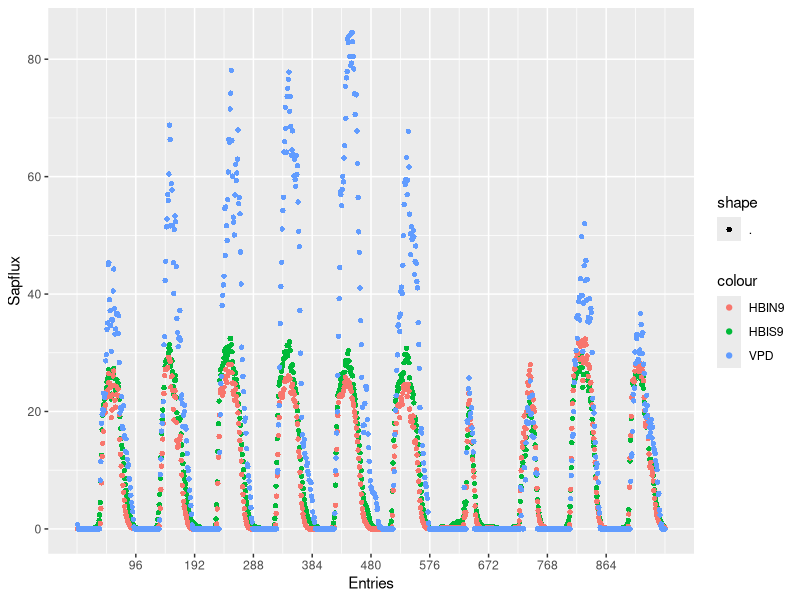
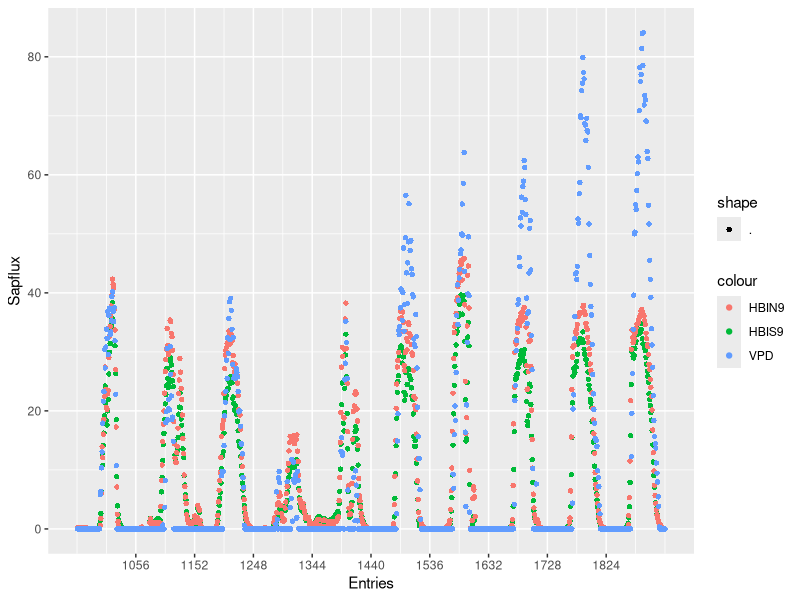
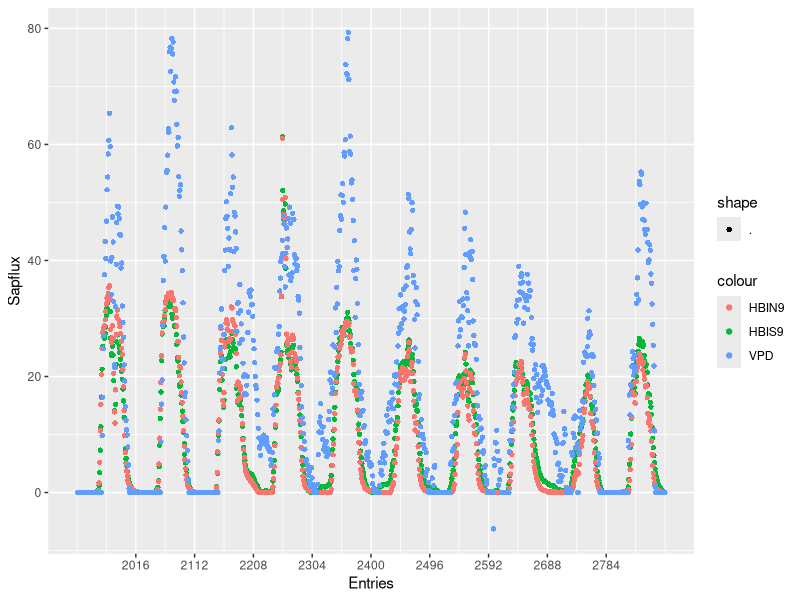
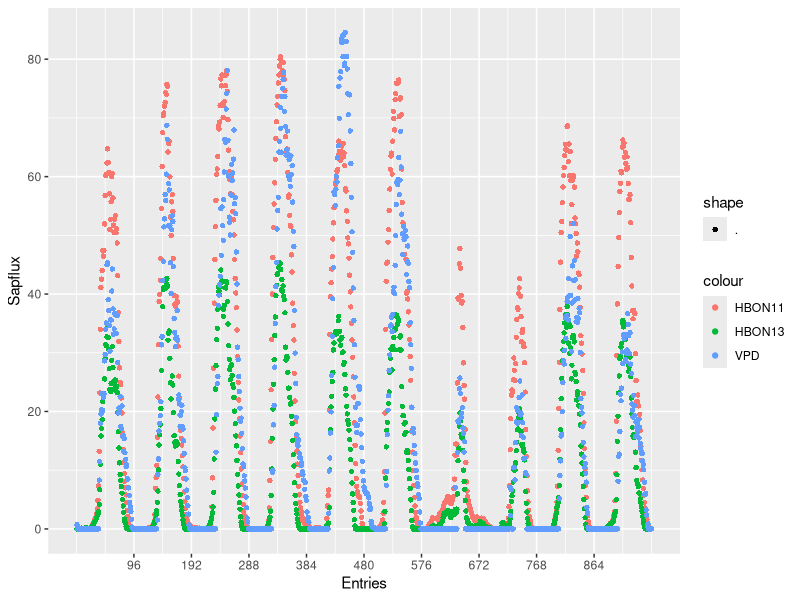
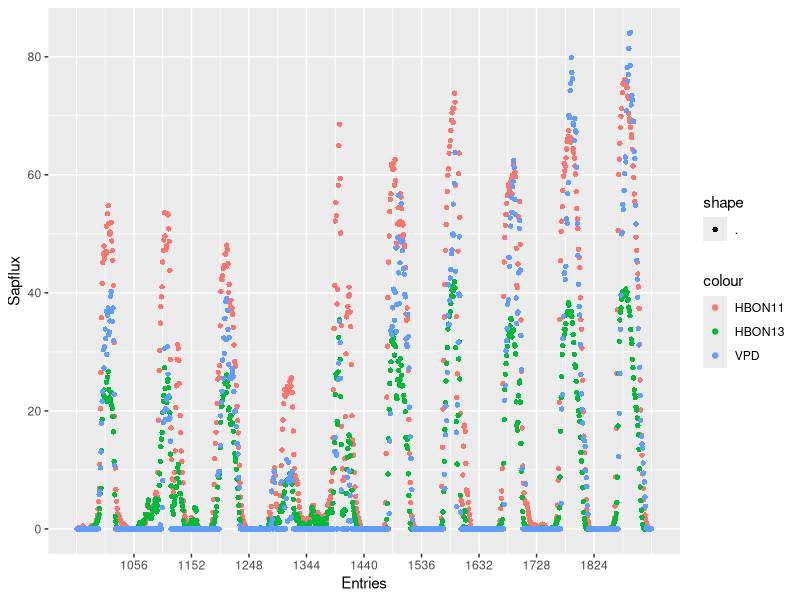
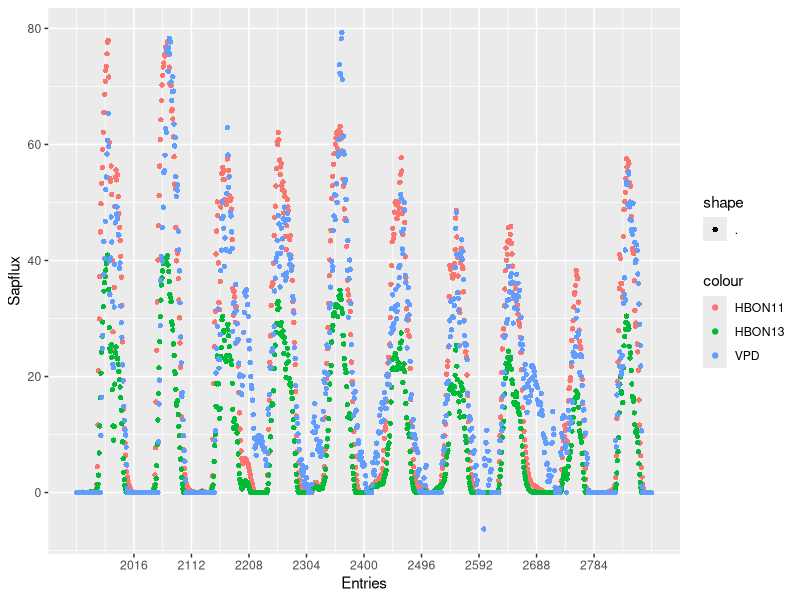
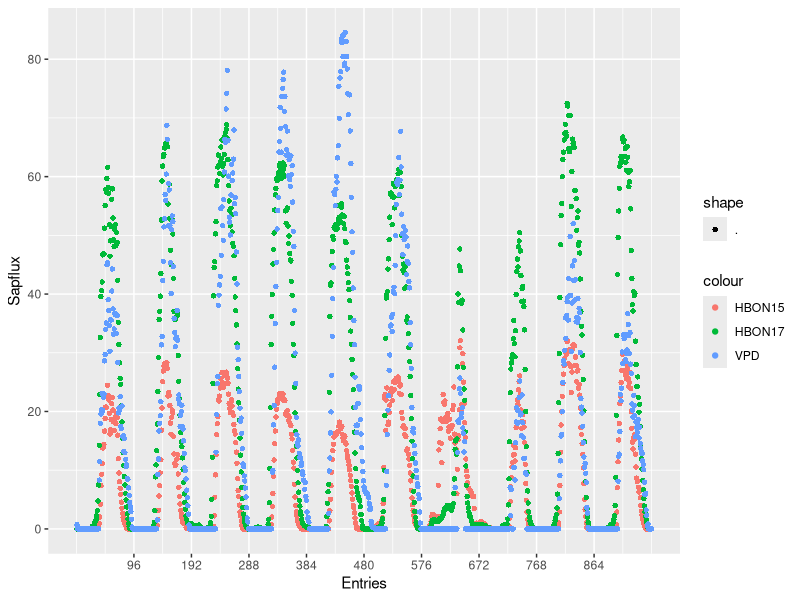
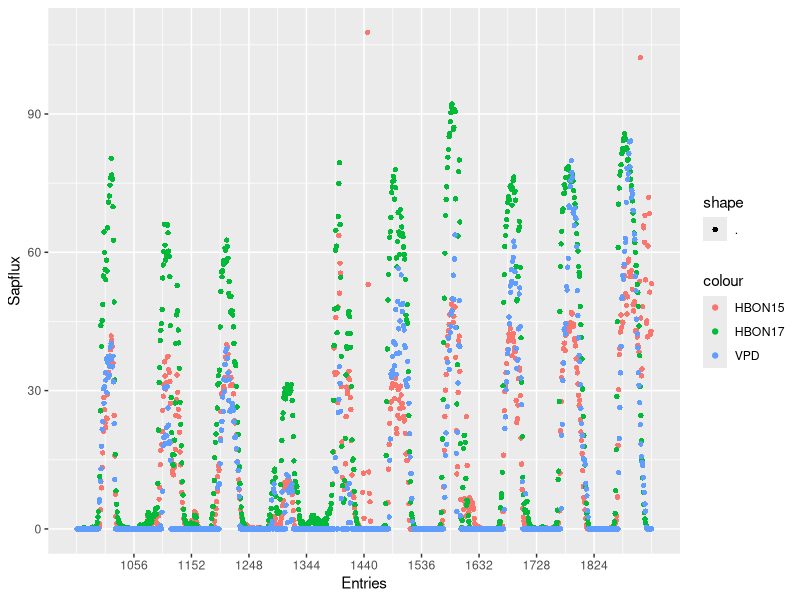

Generate these figures, in order, with R: (Note: this script raises an error after producing the figures.)
## ---- chunk 1
knitr::opts_chunk$set(echo = TRUE)
library("dplyr")
library("tidyverse")
library("lubridate")

getwd()
raw1<-read.csv("../Data/Processed/KtoSap/Sap1.8.csv")
raw2<-read.csv("../Data/Processed/KtoSap/Sap2.8.csv")
raw3<-read.csv("../Data/Processed/KtoSap/Sap3.8.csv")
raw4<-read.csv("../Data/Processed/KtoSap/Sap4.8.csv")

## ---- chunk 2
raw4$Date<-as.Date(raw4$Date, format = "%m/%d/%Y")
raw4<-raw4%>%mutate_if(is.character, as.numeric)

S4.f10<-raw4[1:960,]
S4.s10<-raw4[961:1920,]
S4.t10<-raw4[1921:2880,]


HBI9.1<-ggplot(S4.f10, aes(Index))+
  scale_x_continuous(breaks = c(96,192,288,384,480,576,672,768,864))+
  geom_point(aes(y=HBIS9, color = "HBIS9",shape = "."))+
  geom_point(aes(y=HBIN9, color = "HBIN9",shape = "."))+
  geom_point(aes(y=VPD*30, color = "VPD", shape = "."))+
  xlab("Entries")+ylab("Sapflux")
HBI9.1
ggsave("../Data/Plots/Others/S4/8/HBI9.1.jpg", HBI9.1, height = 2, width = 45, units = "in", dpi = 500)

HBI9.2<-ggplot(S4.s10, aes(Index))+
  scale_x_continuous(breaks = c(1056,1152,1248,1344,1440,1536,1632,1728,1824))+
  geom_point(aes(y=HBIS9, color = "HBIS9",shape = "."))+
  geom_point(aes(y=HBIN9, color = "HBIN9",shape = "."))+
  geom_point(aes(y=VPD*30, color = "VPD", shape = "."))+
  xlab("Entries")+ylab("Sapflux")
HBI9.2
ggsave("../Data/Plots/Others/S4/8/HBI9.2.jpg", HBI9.2, height = 2, width = 45, units = "in", dpi = 500)

HBI9.3<-ggplot(S4.t10, aes(Index))+
  scale_x_continuous(breaks = c(2016,2112,2208,2304,2400,2496,2592,2688,2784))+
  geom_point(aes(y=HBIS9, color = "HBIS9",shape = "."))+
  geom_point(aes(y=HBIN9, color = "HBIN9",shape = "."))+
  geom_point(aes(y=VPD*30, color = "VPD", shape = "."))+
  xlab("Entries")+ylab("Sapflux")
HBI9.3
ggsave("../Data/Plots/Others/S4/8/HBI9.3.jpg", HBI9.3, height = 2, width = 45, units = "in", dpi = 500)


HBON1113.1<-ggplot(S4.f10, aes(Index))+
  scale_x_continuous(breaks = c(96,192,288,384,480,576,672,768,864))+
  geom_point(aes(y=HBON11, color = "HBON11",shape = "."))+
  geom_point(aes(y=HBON13, color = "HBON13",shape = "."))+
  geom_point(aes(y=VPD*30, color = "VPD", shape = "."))+
  xlab("Entries")+ylab("Sapflux")
HBON1113.1
ggsave("../Data/Plots/Others/S4/8/HBON1113.1.jpg", HBON1113.1, height = 2, width = 45, units = "in", dpi = 500)

HBON1113.2<-ggplot(S4.s10, aes(Index))+
  scale_x_continuous(breaks = c(1056,1152,1248,1344,1440,1536,1632,1728,1824))+
  geom_point(aes(y=HBON11, color = "HBON11",shape = "."))+
  geom_point(aes(y=HBON13, color = "HBON13",shape = "."))+
  geom_point(aes(y=VPD*30, color = "VPD", shape = "."))+
  xlab("Entries")+ylab("Sapflux")
HBON1113.2
ggsave("../Data/Plots/Others/S4/8/HBON1113.2.jpg", HBON1113.2, height = 2, width = 45, units = "in", dpi = 500)

HBON1113.3<-ggplot(S4.t10, aes(Index))+
  scale_x_continuous(breaks = c(2016,2112,2208,2304,2400,2496,2592,2688,2784))+
  geom_point(aes(y=HBON11, color = "HBON11",shape = "."))+
  geom_point(aes(y=HBON13, color = "HBON13",shape = "."))+
  geom_point(aes(y=VPD*30, color = "VPD", shape = "."))+
  xlab("Entries")+ylab("Sapflux")
HBON1113.3
ggsave("../Data/Plots/Others/S4/8/HBON1113.3.jpg", HBON1113.3, height = 2, width = 45, units = "in", dpi = 500)


HBON1517.1<-ggplot(S4.f10, aes(Index))+
  scale_x_continuous(breaks = c(96,192,288,384,480,576,672,768,864))+
  geom_point(aes(y=HBON15, color = "HBON15",shape = "."))+
  geom_point(aes(y=HBON17, color = "HBON17",shape = "."))+
  geom_point(aes(y=VPD*30, color = "VPD", shape = "."))+
  xlab("Entries")+ylab("Sapflux")
HBON1517.1
ggsave("../Data/Plots/Others/S4/8/HBON1517.1.jpg", HBON1517.1, height = 2, width = 45, units = "in", dpi = 500)

HBON1517.2<-ggplot(S4.s10, aes(Index))+
  scale_x_continuous(breaks = c(1056,1152,1248,1344,1440,1536,1632,1728,1824))+
  geom_point(aes(y=HBON15, color = "HBON15",shape = "."))+
  geom_point(aes(y=HBON17, color = "HBON17",shape = "."))+
  geom_point(aes(y=VPD*30, color = "VPD", shape = "."))+
  xlab("Entries")+ylab("Sapflux")
HBON1517.2
ggsave("../Data/Plots/Others/S4/8/HBON1517.2.jpg", HBON1517.2, height = 2, width = 45, units = "in", dpi = 500)


HBON1517.3<-ggplot(S4.t10, aes(Index))+
  scale_x_continuous(breaks = c(2016,2112,2208,2304,2400,2496,2592,2688,2784))+
  geom_point(aes(y=HBON15, color = "HBON15",shape = "."))+
  geom_point(aes(y=HBON17, color = "HBON17",shape = "."))+
  geom_point(aes(y=VPD*30, color = "VPD", shape = "."))+
  xlab("Entries")+ylab("Sapflux")
HBON1517.3
ggsave("../Data/Plots/Others/S4/8/HBON1517.3.jpg", HBON1517.3, height = 2, width = 45, units = "in", dpi = 500)

######HA##################################################HA#######################################################
HAI1.1<-ggplot(S4.f10, aes(Index))+
  scale_x_continuous(breaks = c(96,192,288,384,480,576,672,768,864))+
  geom_point(aes(y=HAIS1, color = "HAIS1",shape = "."))+
  geom_point(aes(y=HAIN1, color = "HAIN1",shape = "."))+
  geom_point(aes(y=VPD*30, color = "VPD", shape = "."))+
  xlab("Entries")+ylab("Sapflux")
HAI1.1
ggsave("../Data/Plots/Others/S4/8/HAI1.1.jpg", HAI1.1, height = 2, width = 45, units = "in", dpi = 500)

HAI1.2<-ggplot(S4.s10, aes(Index))+
  scale_x_continuous(breaks = c(1056,1152,1248,1344,1440,1536,1632,1728,1824))+
  geom_point(aes(y=HAIS1, color = "HAIS1",shape = "."))+
  geom_point(aes(y=HAIN1, color = "HAIN1",shape = "."))+
  geom_point(aes(y=VPD*30, color = "VPD", shape = "."))+
  xlab("Entries")+ylab("Sapflux")
HAI1.2
ggsave("../Data/Plots/Others/S4/8/HAI1.2.jpg", HAI1.2, height = 2, width = 45, units = "in", dpi = 500)

HAI1.3<-ggplot(S4.t10, aes(Index))+
  scale_x_continuous(breaks = c(2016,2112,2208,2304,2400,2496,2592,2688,2784))+
  geom_point(aes(y=HAIS1, color = "HAIS1",shape = "."))+
  geom_point(aes(y=HAIN1, color = "HAIN1",shape = "."))+
  geom_point(aes(y=VPD*30, color = "VPD", shape = "."))+
  xlab("Entries")+ylab("Sapflux")
HAI1.3
ggsave("../Data/Plots/Others/S4/8/HAI1.3.jpg", HAI1.3, height = 2, width = 45, units = "in", dpi = 500)


HAON57.1<-ggplot(S4.f10, aes(Index))+
  scale_x_continuous(breaks = c(96,192,288,384,480,576,672,768,864))+
  geom_point(aes(y=HAON5, color = "HAON5",shape = "."))+
  geom_point(aes(y=HAON7, color = "HAON7",shape = "."))+
  geom_point(aes(y=VPD*30, color = "VPD", shape = "."))+
  xlab("Entries")+ylab("Sapflux")
HAON57.1
ggsave("../Data/Plots/Others/S4/8/HAON57.1.jpg", HAON57.1, height = 2, width = 45, units = "in", dpi = 500)

HAON57.2<-ggplot(S4.s10, aes(Index))+
  scale_x_continuous(breaks = c(1056,1152,1248,1344,1440,1536,1632,1728,1824))+
  geom_point(aes(y=HAON5, color = "HAON5",shape = "."))+
  geom_point(aes(y=HAON7, color = "HAON7",shape = "."))+
  geom_point(aes(y=VPD*30, color = "VPD", shape = "."))+
  xlab("Entries")+ylab("Sapflux")
HAON57.2
ggsave("../Data/Plots/Others/S4/8/HAON57.2.jpg", HAON57.2, height = 2, width = 45, units = "in", dpi = 500)

HAON57.3<-ggplot(S4.t10, aes(Index))+
  scale_x_continuous(breaks = c(2016,2112,2208,2304,2400,2496,2592,2688,2784))+
  geom_point(aes(y=HAON5, color = "HAON5",shape = "."))+
  geom_point(aes(y=HAON7, color = "HAON7",shape = "."))+
  geom_point(aes(y=VPD*30, color = "VPD", shape = "."))+
  xlab("Entries")+ylab("Sapflux")
HAON57.3
ggsave("../Data/Plots/Others/S4/8/HAON57.3.jpg", HAON57.3, height = 2, width = 45, units = "in", dpi = 500)


## ---- chunk 3
raw3$Date<-as.Date(raw3$Date, format = "%m/%d/%Y")
raw3<-raw3%>%mutate_if(is.character, as.numeric)


S3.f10<-raw3[1:960,]
S3.s10<-raw3[961:1920,]
S3.t10<-raw3[1921:2880,]


LAI1.1<-ggplot(S3.f10, aes(Index))+
  scale_x_continuous(breaks = c(96,192,288,384,480,576,672,768,864))+
  geom_point(aes(y=LAIS1, color = "LAIS1",shape = "."))+
  geom_point(aes(y=LAIN1, color = "LAIN1",shape = "."))+
  geom_point(aes(y=VPD*30, color = "VPD", shape = "."))+
  xlab("Entries")+ylab("Sapflux")
LAI1.1
ggsave("../Data/Plots/Others/S3/8/LAI1.1.jpg", LAI1.1, height = 2, width = 45, units = "in", dpi = 500)

LAI1.2<-ggplot(S3.s10, aes(Index))+
  scale_x_continuous(breaks = c(1056,1152,1248,1344,1440,1536,1632,1728,1824))+
  geom_point(aes(y=LAIS1, color = "LAIS1",shape = "."))+
  geom_point(aes(y=LAIN1, color = "LAIN1",shape = "."))+
  geom_point(aes(y=VPD*30, color = "VPD", shape = "."))+
  xlab("Entries")+ylab("Sapflux")
LAI1.2
ggsave("../Data/Plots/Others/S3/8/LAI1.2.jpg", LAI1.2, height = 2, width = 45, units = "in", dpi = 500)

LAI1.3<-ggplot(S3.t10, aes(Index))+
  scale_x_continuous(breaks = c(2016,2112,2208,2304,2400,2496,2592,2688,2784))+
  geom_point(aes(y=LAIS1, color = "LAIS1",shape = "."))+
  geom_point(aes(y=LAIN1, color = "LAIN1",shape = "."))+
  geom_point(aes(y=VPD*30, color = "VPD", shape = "."))+
  xlab("Entries")+ylab("Sapflux")
LAI1.3
ggsave("../Data/Plots/Others/S3/8/LAI1.3.jpg", LAI1.3, height = 2, width = 45, units = "in", dpi = 500)

LAON35.1<-ggplot(S3.f10, aes(Index))+
  scale_x_continuous(breaks = c(96,192,288,384,480,576,672,768,864))+
  geom_point(aes(y=LAON3, color = "LAON3",shape = "."))+
  geom_point(aes(y=LAON5, color = "LAON5",shape = "."))+
  geom_point(aes(y=VPD*30, color = "VPD", shape = "."))+
  xlab("Entries")+ylab("Sapflux")
LAON35.1
ggsave("../Data/Plots/Others/S3/8/LAON35.1.jpg", LAON35.1, height = 2, width = 45, units = "in", dpi = 500)

LAON35.2<-ggplot(S3.s10, aes(Index))+
  scale_x_continuous(breaks = c(1056,1152,1248,1344,1440,1536,1632,1728,1824))+
  geom_point(aes(y=LAON3, color = "LAON3",shape = "."))+
  geom_point(aes(y=LAON5, color = "LAON5",shape = "."))+
  geom_point(aes(y=VPD*30, color = "VPD", shape = "."))+
  xlab("Entries")+ylab("Sapflux")
LAON35.2
ggsave("../Data/Plots/Others/S3/8/LAON35.2.jpg", LAON35.2, height = 2, width = 45, units = "in", dpi = 500)

LAON35.3<-ggplot(S3.t10, aes(Index))+
  scale_x_continuous(breaks = c(2016,2112,2208,2304,2400,2496,2592,2688,2784))+
  geom_point(aes(y=LAON3, color = "LAON3",shape = "."))+
  geom_point(aes(y=LAON5, color = "LAON5",shape = "."))+
  geom_point(aes(y=VPD*30, color = "VPD", shape = "."))+
  xlab("Entries")+ylab("Sapflux")
LAON35.3
ggsave("../Data/Plots/Others/S3/8/LAON35.3.jpg", LAON35.3, height = 2, width = 45, units = "in", dpi = 500)

LAON79.1<-ggplot(S3.f10, aes(Index))+
  scale_x_continuous(breaks = c(96,192,288,384,480,576,672,768,864))+
  geom_point(aes(y=LAON7, color = "LAON7",shape = "."))+
  geom_point(aes(y=LAON9, color = "LAON9",shape = "."))+
  geom_point(aes(y=VPD*30, color = "VPD", shape = "."))+
  xlab("Entries")+ylab("Sapflux")
LAON79.1
ggsave("../Data/Plots/Others/S3/8/LAON79.1.jpg", LAON79.1, height = 2, width = 45, units = "in", dpi = 500)

LAON79.2<-ggplot(S3.s10, aes(Index))+
  scale_x_continuous(breaks = c(1056,1152,1248,1344,1440,1536,1632,1728,1824))+
  geom_point(aes(y=LAON7, color = "LAON7",shape = "."))+
  geom_point(aes(y=LAON9, color = "LAON9",shape = "."))+
  geom_point(aes(y=VPD*30, color = "VPD", shape = "."))+
  xlab("Entries")+ylab("Sapflux")
LAON79.2
ggsave("../Data/Plots/Others/S3/8/LAON79.2.jpg", LAON79.2, height = 2, width = 45, units = "in", dpi = 500)

LAON79.3<-ggplot(S3.t10, aes(Index))+
  scale_x_continuous(breaks = c(2016,2112,2208,2304,2400,2496,2592,2688,2784))+
  geom_point(aes(y=LAON7, color = "LAON7",shape = "."))+
  geom_point(aes(y=LAON9, color = "LAON9",shape = "."))+
  geom_point(aes(y=VPD*30, color = "VPD", shape = "."))+
  xlab("Entries")+ylab("Sapflux")
LAON79.3
ggsave("../Data/Plots/Others/S3/8/LAON79.3.jpg", LAON79.3, height = 2, width = 45, units = "in", dpi = 500)

#######################LB####################################LB#####################
LBI10.1<-ggplot(S3.f10, aes(Index))+
  scale_x_continuous(breaks = c(96,192,288,384,480,576,672,768,864))+
  geom_point(aes(y=LBIS10, color = "LBIS10",shape = "."))+
  geom_point(aes(y=LBIN10, color = "LBIN10",shape = "."))+
  geom_point(aes(y=VPD*30, color = "VPD", shape = "."))+
  xlab("Entries")+ylab("Sapflux")
LBI10.1
ggsave("../Data/Plots/Others/S3/8/LBI10.1.jpg", LBI10.1, height = 2, width = 45, units = "in", dpi = 500)

LBI10.2<-ggplot(S3.s10, aes(Index))+
  scale_x_continuous(breaks = c(1056,1152,1248,1344,1440,1536,1632,1728,1824))+
  geom_point(aes(y=LBIS10, color = "LBIS10",shape = "."))+
  geom_point(aes(y=LBIN10, color = "LBIN10",shape = "."))+
  geom_point(aes(y=VPD*30, color = "VPD", shape = "."))+
  xlab("Entries")+ylab("Sapflux")
LBI10.2
ggsave("../Data/Plots/Others/S3/8/LBI10.2.jpg", LBI10.2, height = 2, width = 45, units = "in", dpi = 500)

LBI10.3<-ggplot(S3.t10, aes(Index))+
  scale_x_continuous(breaks = c(2016,2112,2208,2304,2400,2496,2592,2688,2784))+
  geom_point(aes(y=LBIS10, color = "LBIS10",shape = "."))+
  geom_point(aes(y=LBIN10, color = "LBIN10",shape = "."))+
  geom_point(aes(y=VPD*30, color = "VPD", shape = "."))+
  xlab("Entries")+ylab("Sapflux")
LBI10.3
ggsave("../Data/Plots/Others/S3/8/LBI10.3.jpg", LBI10.3, height = 2, width = 45, units = "in", dpi = 500)

LBON1315.1<-ggplot(S3.f10, aes(Index))+
  scale_x_continuous(breaks = c(96,192,288,384,480,576,672,768,864))+
  geom_point(aes(y=LBON13, color = "LBON13",shape = "."))+
  geom_point(aes(y=LBON15, color = "LBON15",shape = "."))+
  geom_point(aes(y=VPD*30, color = "VPD", shape = "."))+
  xlab("Entries")+ylab("Sapflux")
LBON1315.1
ggsave("../Data/Plots/Others/S3/8/LBON1315.1.jpg", LBON1315.1, height = 2, width = 45, units = "in", dpi = 500)

LBON1315.2<-ggplot(S3.s10, aes(Index))+
  scale_x_continuous(breaks = c(1056,1152,1248,1344,1440,1536,1632,1728,1824))+
  geom_point(aes(y=LBON13, color = "LBON13",shape = "."))+
  geom_point(aes(y=LBON15, color = "LBON15",shape = "."))+
  geom_point(aes(y=VPD*30, color = "VPD", shape = "."))+
  xlab("Entries")+ylab("Sapflux")
LBON1315.2
ggsave("../Data/Plots/Others/S3/8/LBON1315.2.jpg", LBON1315.2, height = 2, width = 45, units = "in", dpi = 500)

LBON1315.3<-ggplot(S3.t10, aes(Index))+
  scale_x_continuous(breaks = c(2016,2112,2208,2304,2400,2496,2592,2688,2784))+
  geom_point(aes(y=LBON13, color = "LBON13",shape = "."))+
  geom_point(aes(y=LBON15, color = "LBON15",shape = "."))+
  geom_point(aes(y=VPD*30, color = "VPD", shape = "."))+
  xlab("Entries")+ylab("Sapflux")
LBON1315.3
ggsave("../Data/Plots/Others/S3/8/LBON1315.3.jpg", LBON1315.3, height = 2, width = 45, units = "in", dpi = 500)

## ---- chunk 4
raw2$Date<-as.Date(raw2$Date, format = "%m/%d/%Y")
raw2<-raw2%>%mutate_if(is.character, as.numeric)

S2.f10<-raw2[1:960,]
S2.s10<-raw2[961:1920,]
S2.t10<-raw2[1921:2880,]

LCI1.1<-ggplot(S2.f10, aes(Index))+
  scale_x_continuous(breaks = c(96,192,288,384,480,576,672,768,864))+
  geom_point(aes(y=LCIS1, color = "LCIS1",shape = "."))+
  geom_point(aes(y=LCIN1, color = "LCIN1",shape = "."))+
  geom_point(aes(y=VPD*30, color = "VPD", shape = "."))+
  xlab("Entries")+ylab("Sapflux")
LCI1.1
ggsave("../Data/Plots/Others/S2/8/LCI1.1.jpg", LCI1.1, height = 2, width = 45, units = "in", dpi = 500)

LCI1.2<-ggplot(S2.s10, aes(Index))+
  scale_x_continuous(breaks = c(1056,1152,1248,1344,1440,1536,1632,1728,1824))+
  geom_point(aes(y=LCIS1, color = "LCIS1",shape = "."))+
  geom_point(aes(y=LCIN1, color = "LCIN1",shape = "."))+
  geom_point(aes(y=VPD*30, color = "VPD", shape = "."))+
  xlab("Entries")+ylab("Sapflux")
LCI1.2
ggsave("../Data/Plots/Others/S2/8/LCI1.2.jpg", LCI1.2, height = 2, width = 45, units = "in", dpi = 500)

LCI1.3<-ggplot(S2.t10, aes(Index))+
  scale_x_continuous(breaks = c(2016,2112,2208,2304,2400,2496,2592,2688,2784))+
  geom_point(aes(y=LCIS1, color = "LCIS1",shape = "."))+
  geom_point(aes(y=LCIN1, color = "LCIN1",shape = "."))+
  geom_point(aes(y=VPD*30, color = "VPD", shape = "."))+
  xlab("Entries")+ylab("Sapflux")
LCI1.3
ggsave("../Data/Plots/Others/S2/8/LCI1.3.jpg", LCI1.3, height = 2, width = 45, units = "in", dpi = 500)

LCON35.1<-ggplot(S2.f10, aes(Index))+
  scale_x_continuous(breaks = c(96,192,288,384,480,576,672,768,864))+
  geom_point(aes(y=LCON3, color = "LCON3",shape = "."))+
  geom_point(aes(y=LCON5, color = "LCON5",shape = "."))+
  geom_point(aes(y=VPD*30, color = "VPD", shape = "."))+
  xlab("Entries")+ylab("Sapflux")
LCON35.1
ggsave("../Data/Plots/Others/S2/8/LCON35.1.jpg", LCON35.1, height = 2, width = 45, units = "in", dpi = 500)

LCON35.2<-ggplot(S2.s10, aes(Index))+
  scale_x_continuous(breaks = c(1056,1152,1248,1344,1440,1536,1632,1728,1824))+
  geom_point(aes(y=LCON3, color = "LCON3",shape = "."))+
  geom_point(aes(y=LCON5, color = "LCON5",shape = "."))+
  geom_point(aes(y=VPD*30, color = "VPD", shape = "."))+
  xlab("Entries")+ylab("Sapflux")
LCON35.2
ggsave("../Data/Plots/Others/S2/8/LCON35.2.jpg", LCON35.2, height = 2, width = 45, units = "in", dpi = 500)

LCON35.3<-ggplot(S2.t10, aes(Index))+
  scale_x_continuous(breaks = c(2016,2112,2208,2304,2400,2496,2592,2688,2784))+
  geom_point(aes(y=LCON3, color = "LCON3",shape = "."))+
  geom_point(aes(y=LCON5, color = "LCON5",shape = "."))+
  geom_point(aes(y=VPD*30, color = "VPD", shape = "."))+
  xlab("Entries")+ylab("Sapflux")
LCON35.3
ggsave("../Data/Plots/Others/S2/8/LCON35.3.jpg", LCON35.3, height = 2, width = 45, units = "in", dpi = 500)

LCON79.1<-ggplot(S2.f10, aes(Index))+
  scale_x_continuous(breaks = c(96,192,288,384,480,576,672,768,864))+
  geom_point(aes(y=LCON7, color = "LCON7",shape = "."))+
  geom_point(aes(y=LCON9, color = "LCON9",shape = "."))+
  geom_point(aes(y=VPD*30, color = "VPD", shape = "."))+
  xlab("Entries")+ylab("Sapflux")
LCON79.1
ggsave("../Data/Plots/Others/S2/8/LCON79.1.jpg", LCON79.1, height = 2, width = 45, units = "in", dpi = 500)

LCON79.2<-ggplot(S2.s10, aes(Index))+
  scale_x_continuous(breaks = c(1056,1152,1248,1344,1440,1536,1632,1728,1824))+
  geom_point(aes(y=LCON7, color = "LCON7",shape = "."))+
  geom_point(aes(y=LCON9, color = "LCON9",shape = "."))+
  geom_point(aes(y=VPD*30, color = "VPD", shape = "."))+
  xlab("Entries")+ylab("Sapflux")
LCON79.2
ggsave("../Data/Plots/Others/S2/8/LCON79.2.jpg", LCON79.2, height = 2, width = 45, units = "in", dpi = 500)

LCON79.3<-ggplot(S2.t10, aes(Index))+
  scale_x_continuous(breaks = c(2016,2112,2208,2304,2400,2496,2592,2688,2784))+
  geom_point(aes(y=LCON7, color = "LCON7",shape = "."))+
  geom_point(aes(y=LCON9, color = "LCON9",shape = "."))+
  geom_point(aes(y=VPD*30, color = "VPD", shape = "."))+
  xlab("Entries")+ylab("Sapflux")
LCON79.3
ggsave("../Data/Plots/Others/S2/8/LCON79.3.jpg", LCON79.3, height = 2, width = 45, units = "in", dpi = 500)

###############################HO##################################HO###########
HOI10.1<-ggplot(S2.f10, aes(Index))+
  scale_x_continuous(breaks = c(96,192,288,384,480,576,672,768,864))+
  geom_point(aes(y=HOIS10, color = "HOIS10",shape = "."))+
  geom_point(aes(y=HOIN10, color = "HOIN10",shape = "."))+
  geom_point(aes(y=VPD*30, color = "VPD", shape = "."))+
  xlab("Entries")+ylab("Sapflux")
HOI10.1
ggsave("../Data/Plots/Others/S2/8/HOI10.1.jpg", HOI10.1, height = 2, width = 45, units = "in", dpi = 500)

HOI10.2<-ggplot(S2.s10, aes(Index))+
  scale_x_continuous(breaks = c(1056,1152,1248,1344,1440,1536,1632,1728,1824))+
  geom_point(aes(y=HOIS10, color = "HOIS10",shape = "."))+
  geom_point(aes(y=HOIN10, color = "HOIN10",shape = "."))+
  geom_point(aes(y=VPD*30, color = "VPD", shape = "."))+
  xlab("Entries")+ylab("Sapflux")
HOI10.2
ggsave("../Data/Plots/Others/S2/8/HOI10.2.jpg", HOI10.2, height = 2, width = 45, units = "in", dpi = 500)

HOI10.3<-ggplot(S2.t10, aes(Index))+
  scale_x_continuous(breaks = c(2016,2112,2208,2304,2400,2496,2592,2688,2784))+
  geom_point(aes(y=HOIS10, color = "HOIS10",shape = "."))+
  geom_point(aes(y=HOIN10, color = "HOIN10",shape = "."))+
  geom_point(aes(y=VPD*30, color = "VPD", shape = "."))+
  xlab("Entries")+ylab("Sapflux")
HOI10.3
ggsave("../Data/Plots/Others/S2/8/HOI10.3.jpg", HOI10.3, height = 2, width = 45, units = "in", dpi = 500)

HOON1315.1<-ggplot(S2.f10, aes(Index))+
  scale_x_continuous(breaks = c(96,192,288,384,480,576,672,768,864))+
  geom_point(aes(y=HOON13, color = "HOON13",shape = "."))+
  geom_point(aes(y=HOON15, color = "HOON15",shape = "."))+
  geom_point(aes(y=VPD*30, color = "VPD", shape = "."))+
  xlab("Entries")+ylab("Sapflux")
HOON1315.1
ggsave("../Data/Plots/Others/S2/8/HOON1315.1.jpg", HOON1315.1, height = 2, width = 45, units = "in", dpi = 500)

HOON1315.2<-ggplot(S2.s10, aes(Index))+
  scale_x_continuous(breaks = c(1056,1152,1248,1344,1440,1536,1632,1728,1824))+
  geom_point(aes(y=HOON13, color = "HOON13",shape = "."))+
  geom_point(aes(y=HOON15, color = "HOON15",shape = "."))+
  geom_point(aes(y=VPD*30, color = "VPD", shape = "."))+
  xlab("Entries")+ylab("Sapflux")
HOON1315.2
ggsave("../Data/Plots/Others/S2/8/HOON1315.2.jpg", HOON1315.2, height = 2, width = 45, units = "in", dpi = 500)

HOON1315.3<-ggplot(S2.t10, aes(Index))+
  scale_x_continuous(breaks = c(2016,2112,2208,2304,2400,2496,2592,2688,2784))+
  geom_point(aes(y=HOON13, color = "HOON13",shape = "."))+
  geom_point(aes(y=HOON15, color = "HOON15",shape = "."))+
  geom_point(aes(y=VPD*30, color = "VPD", shape = "."))+
  xlab("Entries")+ylab("Sapflux")
HOON1315.3
ggsave("../Data/Plots/Others/S2/8/HOON1315.3.jpg", HOON1315.3, height = 2, width = 45, units = "in", dpi = 500)
## ---- chunk 5
raw1$Date<-as.Date(raw1$Date, format = "%m/%d/%Y")
raw1<-raw1%>%mutate_if(is.character, as.numeric)

S1.f10<-raw1[1:960,]
S1.s10<-raw1[961:1920,]
S1.t10<-raw1[1921:2880,]

HCI89.1<-ggplot(S1.f10, aes(Index))+
  scale_x_continuous(breaks = c(96,192,288,384,480,576,672,768,864))+
  geom_point(aes(y=HCIS9, color = "HCIS9",shape = "."))+
  geom_point(aes(y=HCIN8, color = "HCIN8",shape = "."))+
  geom_point(aes(y=VPD*30, color = "VPD", shape = "."))+
  xlab("Entries")+ylab("Sapflux")
HCI89.1
ggsave("../Data/Plots/Others/S1/8/HCI89.1.jpg", HCI89.1, height = 2, width = 45, units = "in", dpi = 500)

HCI89.2<-ggplot(S1.s10, aes(Index))+
  scale_x_continuous(breaks = c(1056,1152,1248,1344,1440,1536,1632,1728,1824))+
  geom_point(aes(y=HCIS9, color = "HCIS9",shape = "."))+
  geom_point(aes(y=HCIN8, color = "HCIN8",shape = "."))+
  geom_point(aes(y=VPD*30, color = "VPD", shape = "."))+
  xlab("Entries")+ylab("Sapflux")
HCI89.2
ggsave("../Data/Plots/Others/S1/8/HCI89.2.jpg", HCI89.2, height = 2, width = 45, units = "in", dpi = 500)

HCI89.3<-ggplot(S1.t10, aes(Index))+
  scale_x_continuous(breaks = c(2016,2112,2208,2304,2400,2496,2592,2688,2784))+
  geom_point(aes(y=HCIS9, color = "HCIS9",shape = "."))+
  geom_point(aes(y=HCIN8, color = "HCIN8",shape = "."))+
  geom_point(aes(y=VPD*30, color = "VPD", shape = "."))+
  xlab("Entries")+ylab("Sapflux")
HCI89.3
ggsave("../Data/Plots/Others/S1/8/HCI89.3.jpg", HCI89.3, height = 2, width = 45, units = "in", dpi = 500)


HCON35.1<-ggplot(S1.f10, aes(Index))+
  scale_x_continuous(breaks = c(96,192,288,384,480,576,672,768,864))+
  geom_point(aes(y=HCON3, color = "HCON3",shape = "."))+
  geom_point(aes(y=HCON5, color = "HCON5",shape = "."))+
  geom_point(aes(y=VPD*30, color = "VPD", shape = "."))+
  xlab("Entries")+ylab("Sapflux")
HCON35.1
ggsave("../Data/Plots/Others/S1/8/HCON35.1.jpg", HCON35.1, height = 2, width = 45, units = "in", dpi = 500)

HCON35.2<-ggplot(S1.s10, aes(Index))+
  scale_x_continuous(breaks = c(1056,1152,1248,1344,1440,1536,1632,1728,1824))+
  geom_point(aes(y=HCON3, color = "HCON3",shape = "."))+
  geom_point(aes(y=HCON5, color = "HCON5",shape = "."))+
  geom_point(aes(y=VPD*30, color = "VPD", shape = "."))+
  xlab("Entries")+ylab("Sapflux")
HCON35.2
ggsave("../Data/Plots/Others/S1/8/HCON35.2.jpg", HCON35.2, height = 2, width = 45, units = "in", dpi = 500)

HCON35.3<-ggplot(S1.t10, aes(Index))+
  scale_x_continuous(breaks = c(2016,2112,2208,2304,2400,2496,2592,2688,2784))+
  geom_point(aes(y=HCON3, color = "HCON3",shape = "."))+
  geom_point(aes(y=HCON5, color = "HCON5",shape = "."))+
  geom_point(aes(y=VPD*30, color = "VPD", shape = "."))+
  xlab("Entries")+ylab("Sapflux")
HCON35.3
ggsave("../Data/Plots/Others/S1/8/HCON35.3.jpg", HCON35.3, height = 2, width = 45, units = "in", dpi = 500)

HCOS7N9.1<-ggplot(S1.f10, aes(Index))+
  scale_x_continuous(breaks = c(96,192,288,384,480,576,672,768,864))+
  geom_point(aes(y=HCOS7, color = "HCOS7",shape = "."))+
  geom_point(aes(y=HCON9, color = "HCON9",shape = "."))+
  geom_point(aes(y=VPD*30, color = "VPD", shape = "."))+
  xlab("Entries")+ylab("Sapflux")
HCOS7N9.1
ggsave("../Data/Plots/Others/S1/8/HCOS7N9.1.jpg", HCOS7N9.1, height = 2, width = 45, units = "in", dpi = 500)

HCOS7N9.2<-ggplot(S1.s10, aes(Index))+
  scale_x_continuous(breaks = c(1056,1152,1248,1344,1440,1536,1632,1728,1824))+
  geom_point(aes(y=HCOS7, color = "HCOS7",shape = "."))+
  geom_point(aes(y=HCON9, color = "HCON9",shape = "."))+
  geom_point(aes(y=VPD*30, color = "VPD", shape = "."))+
  xlab("Entries")+ylab("Sapflux")
HCOS7N9.2
ggsave("../Data/Plots/Others/S1/8/HCOS7N9.2.jpg", HCOS7N9.2, height = 2, width = 45, units = "in", dpi = 500)

HCOS7N9.3<-ggplot(S1.t10, aes(Index))+
  scale_x_continuous(breaks = c(2016,2112,2208,2304,2400,2496,2592,2688,2784))+
  geom_point(aes(y=HCOS7, color = "HCOS7",shape = "."))+
  geom_point(aes(y=HCON9, color = "HCON9",shape = "."))+
  geom_point(aes(y=VPD*30, color = "VPD", shape = "."))+
  xlab("Entries")+ylab("Sapflux")
HCOS7N9.3
ggsave("../Data/Plots/Others/S1/8/HCOS7N9.3.jpg", HCOS7N9.3, height = 2, width = 45, units = "in", dpi = 500)

##########LO###############LO##############################
LOI10.1<-ggplot(S1.f10, aes(Index))+
  scale_x_continuous(breaks = c(96,192,288,384,480,576,672,768,864))+
  geom_point(aes(y=LOIS10, color = "LOIS10",shape = "."))+
  geom_point(aes(y=LOIN10, color = "LOIN10",shape = "."))+
  geom_point(aes(y=VPD*30, color = "VPD", shape = "."))+
  xlab("Entries")+ylab("Sapflux")
LOI10.1
ggsave("../Data/Plots/Others/S1/8/LOI10.1.jpg", LOI10.1, height = 2, width = 45, units = "in", dpi = 500)

LOI10.2<-ggplot(S1.s10, aes(Index))+
  scale_x_continuous(breaks = c(1056,1152,1248,1344,1440,1536,1632,1728,1824))+
  geom_point(aes(y=LOIS10, color = "LOIS10",shape = "."))+
  geom_point(aes(y=LOIN10, color = "LOIN10",shape = "."))+
  geom_point(aes(y=VPD*30, color = "VPD", shape = "."))+
  xlab("Entries")+ylab("Sapflux")
LOI10.2
ggsave("../Data/Plots/Others/S1/8/LOI10.2.jpg", LOI10.2, height = 2, width = 45, units = "in", dpi = 500)

LOI10.3<-ggplot(S1.t10, aes(Index))+
  scale_x_continuous(breaks = c(2016,2112,2208,2304,2400,2496,2592,2688,2784))+
  geom_point(aes(y=LOIS10, color = "LOIS10",shape = "."))+
  geom_point(aes(y=LOIN10, color = "LOIN10",shape = "."))+
  geom_point(aes(y=VPD*30, color = "VPD", shape = "."))+
  xlab("Entries")+ylab("Sapflux")
LOI10.3
ggsave("../Data/Plots/Others/S1/8/LOI10.3.jpg", LOI10.3, height = 2, width = 45, units = "in", dpi = 500)


LOON1316.1<-ggplot(S1.f10, aes(Index))+
  scale_x_continuous(breaks = c(96,192,288,384,480,576,672,768,864))+
  geom_point(aes(y=LOON13, color = "LOON13",shape = "."))+
  geom_point(aes(y=LOON16, color = "LOON16",shape = "."))+
  geom_point(aes(y=VPD*30, color = "VPD", shape = "."))+
  xlab("Entries")+ylab("Sapflux")
LOON1316.1
ggsave("../Data/Plots/Others/S1/8/LOON1316.1.jpg", LOON1316.1, height = 2, width = 45, units = "in", dpi = 500)

LOON1316.2<-ggplot(S1.s10, aes(Index))+
  scale_x_continuous(breaks = c(1056,1152,1248,1344,1440,1536,1632,1728,1824))+
  geom_point(aes(y=LOON13, color = "LOON13",shape = "."))+
  geom_point(aes(y=LOON16, color = "LOON16",shape = "."))+
  geom_point(aes(y=VPD*30, color = "VPD", shape = "."))+
  xlab("Entries")+ylab("Sapflux")
LOON1316.2
ggsave("../Data/Plots/Others/S1/8/LOON1316.2.jpg", LOON1316.2, height = 2, width = 45, units = "in", dpi = 500)

LOON1316.3<-ggplot(S1.t10, aes(Index))+
  scale_x_continuous(breaks = c(2016,2112,2208,2304,2400,2496,2592,2688,2784))+
  geom_point(aes(y=LOON13, color = "LOON13",shape = "."))+
  geom_point(aes(y=LOON16, color = "LOON16",shape = "."))+
  geom_point(aes(y=VPD*30, color = "VPD", shape = "."))+
  xlab("Entries")+ylab("Sapflux")
LOON1316.3
ggsave("../Data/Plots/Others/S1/8/LOON1316.3.jpg", LOON1316.3, height = 2, width = 45, units = "in", dpi = 500)
